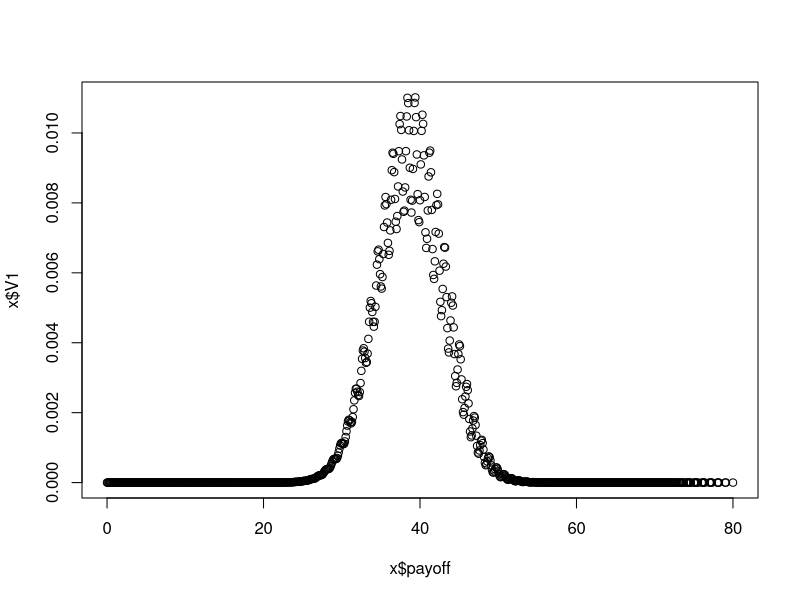

R code for this plot:
# Goal: build a function that outputs the distribution of payoffs for a given 
# submission threshold s in a given scenario (combination of epsilon, m, & b_RR)

payoff.dist.fun <- function(m = 1, s, b.SR.neg = 0, b.SR.pos = 1, b.RR, 
                                epsilon = 1, survival.threshold = 0,
                                relative.survival.threshold = FALSE,
                                output.fitness.dist = FALSE){
  
  prior.SR <- (s+1)/2
  prob.RR <- s
  prob.SR.neg <- (1-s)*(1-prior.SR)
  prob.SR.pos <- (1-s)*prior.SR 
  
  # Create a df with event counts for all possible outcome combinations (ignoring order)
  combinationmat <- expand.grid(0:m, 0:m, 0:m)
  combinationmat <- combinationmat[rowSums(combinationmat)==m,]
  colnames(combinationmat) <- c("SR.neg", "SR.pos", "RR")
  
  # Calculate the probability of each combination
  combinationmat$prob <- apply(combinationmat, 1, function(f) dmultinom(
    x = c(f[1], f[2], f[3]), 
    size = m, 
    prob = c(prob.SR.neg, prob.SR.pos, prob.RR)))
  
  # calculate total payoffs for each outcome combination
  combinationmat$payoff <- combinationmat$SR.neg * b.SR.neg +
    combinationmat$SR.pos * b.SR.pos + combinationmat$RR * b.RR
  
 
    uniquepayoff <- data.table::as.data.table(combinationmat)[, sum(prob), by = payoff]
uniquepayoff
}

x <- payoff.dist.fun(s = 0.3, m = 80, b.RR = 0.1)

plot(x$payoff, x$V1)


